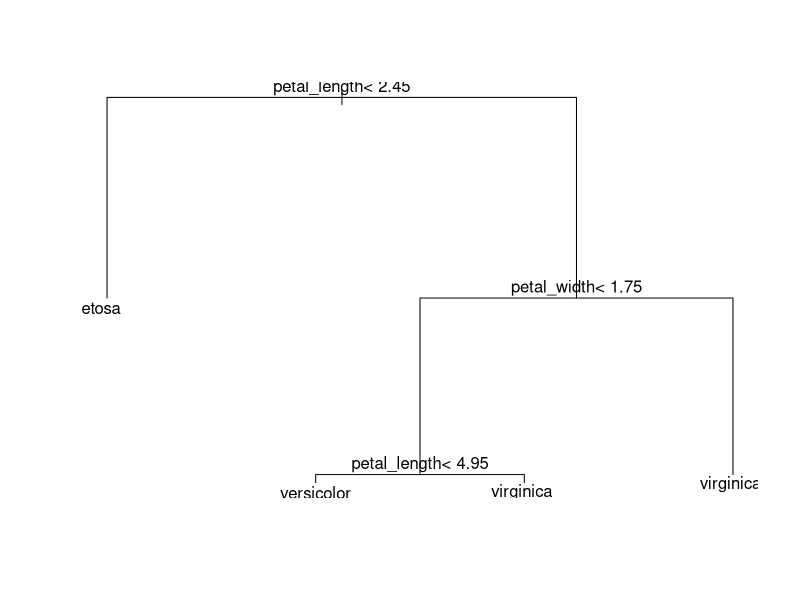
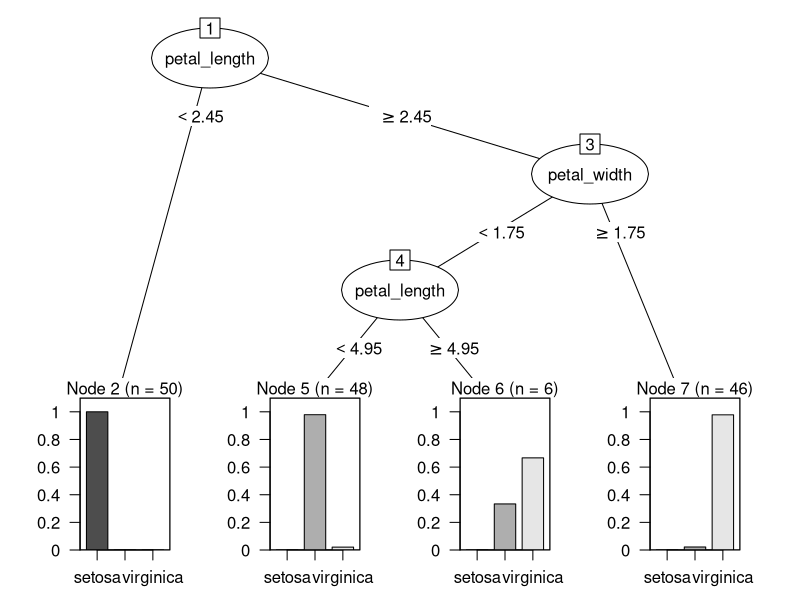
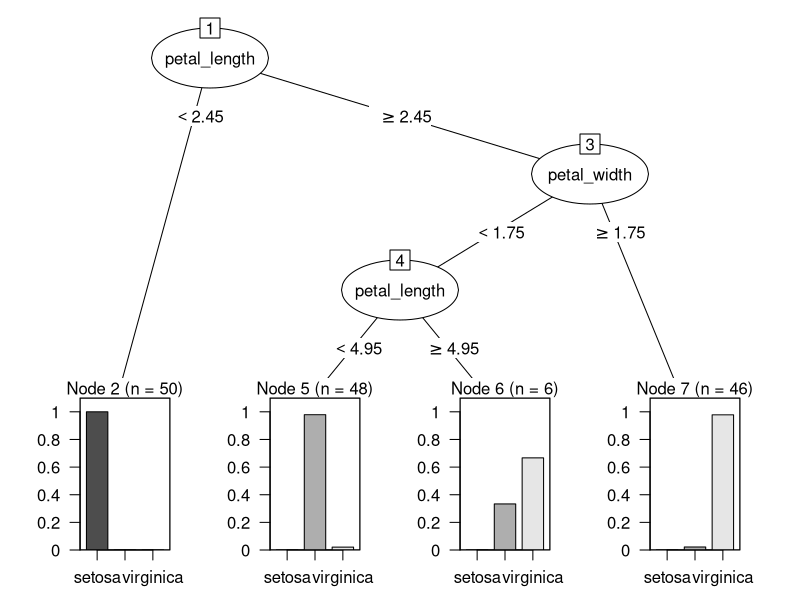
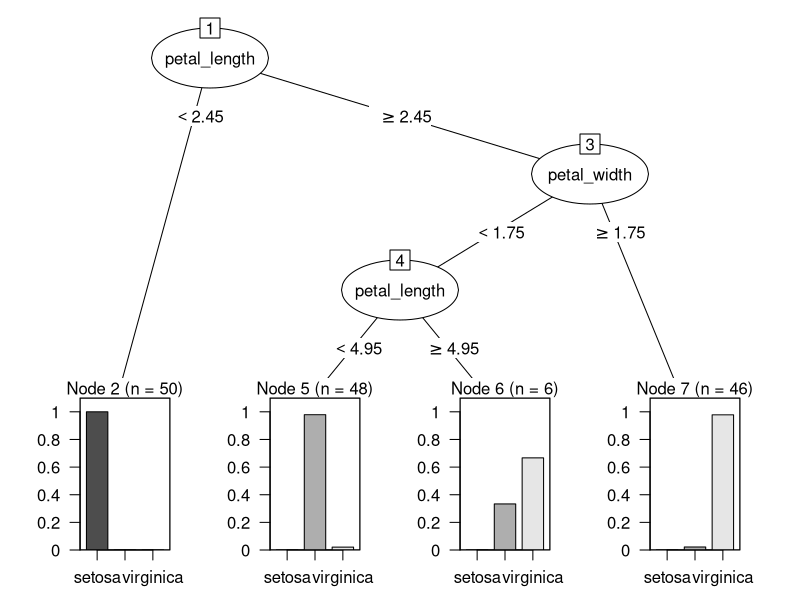

Write the R code that produced these figures, in order.
#=================#
#### PR6 - EJ2 ####
#=================#

# Con los datos iris y usando la librería rpart

library(magrittr)


# a) ----------------------------------------------------------------------

## Construya un éarbol de clasificación (que llamaremos arbol) con Species como variable de respuesta.
## Utilice la función summary() para describir los resultados obtenidos.

iris <- datasets::iris %>%
  tibble::as_tibble() %>% 
  dplyr::rename_with(
    .fn = snakecase::to_snake_case,
    .cols = tidyselect::everything()
  )


# formula: model formula
# data: a data frame of model data
# control: split stopping rules. minsplit = 10 means that there must be at least 10 obs in a rectangle for a split to be attempted 
arbol <- rpart::rpart(
  formula = species ~ .,
  data = iris,
  control = rpart::rpart.control(
    minsplit = 10L
  )
)

arbol


base::summary(arbol)
rpart:::summary.rpart(arbol)


# b) ----------------------------------------------------------------------

## Construya e interprete el gráfico del modelo arbol.
base::plot(arbol)
graphics::text(arbol, pretty = 0L)


base::plot(partykit::as.party(arbol))


# c) ----------------------------------------------------------------------

# nsplit: number of splits
# xerror: estimates of the cross-validated prediction error for nsplit
rpart::printcp(arbol)


# d) ----------------------------------------------------------------------

opt <- base::which.min(arbol[["cptable"]][, "xerror"])

cp <- arbol[["cptable"]][opt, "CP"]

arbol_pruned <- rpart::prune(arbol, cp = cp)

base::plot(partykit::as.party(arbol_pruned))
base::plot(partykit::as.party(arbol))


#===============#
#### THE END ####
#===============#
